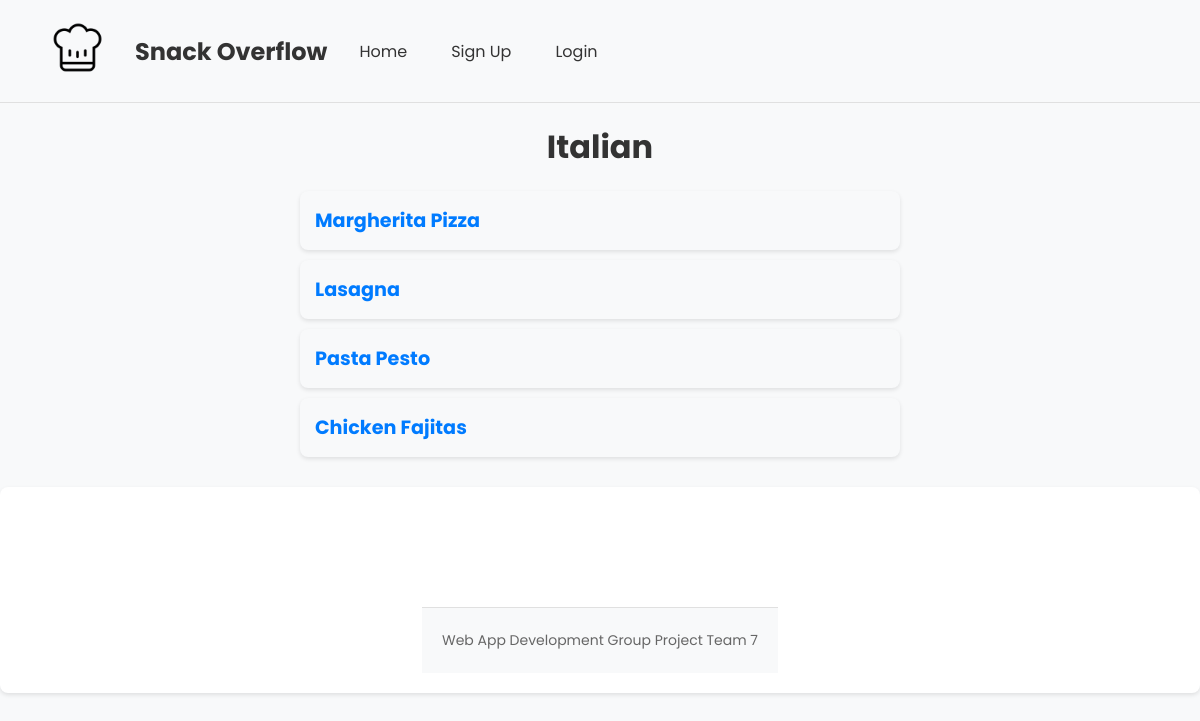
The app's page /recipes/categories/italian/ with its own data.
### recipes/models.py (models this page shows, shortened)
class Category(models.Model):
    name = models.CharField(max_length=50, unique=True)
    slug = models.SlugField()
    class Meta:
        verbose_name_plural = 'categories'

class Recipe(models.Model):
    DIFFICULTY_CHOICES = [("Easy", "Easy"), ("Medium", "Medium"), ("Hard", "Hard")]
    title = models.CharField(max_length=255)
    author = models.ForeignKey(User, on_delete=models.CASCADE, related_name="recipes")
    image = models.ImageField(upload_to='recipe_images', blank=True)
    category = models.ForeignKey(Category, on_delete=models.CASCADE)
    description = models.TextField()
    difficulty = models.CharField(max_length=20, choices=DIFFICULTY_CHOICES)
    ingredients = models.TextField()
    instructions = models.TextField()
    created_at = models.DateTimeField(auto_now_add=True)
    slug = models.SlugField()

### recipes/views.py (the view)
# urls.py: path('categories/<slug:category_name_slug>/', views.category_view, name='category'),
def category_view(request, category_name_slug):
    context_dict = {}
    try:
        category = Category.objects.get(slug=category_name_slug)
        pages = Recipe.objects.filter(category=category)
        context_dict['recipes'] = pages
        context_dict['category'] = category
    except Category.DoesNotExist:
        context_dict['category'] = None
        context_dict['recipes'] = None
    return render(request, 'recipes/category.html', context=context_dict)

### templates/recipes/category.html (shortened to what this page needs)
{% extends 'recipes/base.html' %}
{% load staticfiles %}
{% block body_block %}
    {% if category %}
        <h1 class="category-heading">{{ category.name }}</h1>
        {% if recipes %}
            <div class="recipe-list-container">
                <ul class="recipe-list">
                    {% for recipe in recipes %}
                    <li class="recipe-item"><a class="recipe-link" href="{% url 'recipes:recipe_detail' recipe.id %}">{{ recipe.title }}</a></li>
                    {% endfor %}
                </ul>
            </div>
            <div class="categories-container">
                    {% else %}
                <strong class="no-recipes-message">No pages currently in category.</strong>
            {% endif %}
        {% else %}
                <p class="category-error-message">The specified category does not exist.</p>
                </div>
            </div>
    {% endif %}
{% endblock %}

### static/css/styles.css (style rules this page uses)
* { margin: 0; padding: 0; box-sizing: border-box; font-family: 'Poppins'; }
body { background-color: #f8f9fa; }
.categories-container { background-color: #ffffff; padding: 20px; border-radius: 8px; box-shadow: 0 2px 4px rgba(0, 0, 0, 0.1); margin: 20px 0; }
.category-heading { text-align: center; font-size: 2em; margin: 20px 0; color: #333; }
.categories-container { display: flex; justify-content: center; align-items: flex-start; }
.recipe-list-container { display: flex; justify-content: center; align-items: flex-start; margin: 20px 0; }
.recipe-list { list-style: none; padding: 0; max-width: 600px; width: 100%; }
.recipe-item { background-color: #f8f9fa; margin-bottom: 10px; padding: 15px; border-radius: 8px; box-shadow: 0 2px 4px rgba(0, 0, 0, 0.1); transition: transform 0.2s; }
.recipe-link { text-decoration: none; color: #007bff; font-weight: bold; font-size: 1.2em; display: block; }
h1 { font-size: 2.5em; color: #333; margin-bottom: 10px; }

### records on screen
Category: name "Italian"
Recipe: title "Margherita Pizza"
Recipe: title "Lasagna"
Recipe: title "Pasta Pesto"
Recipe: title "Chicken Fajitas"
